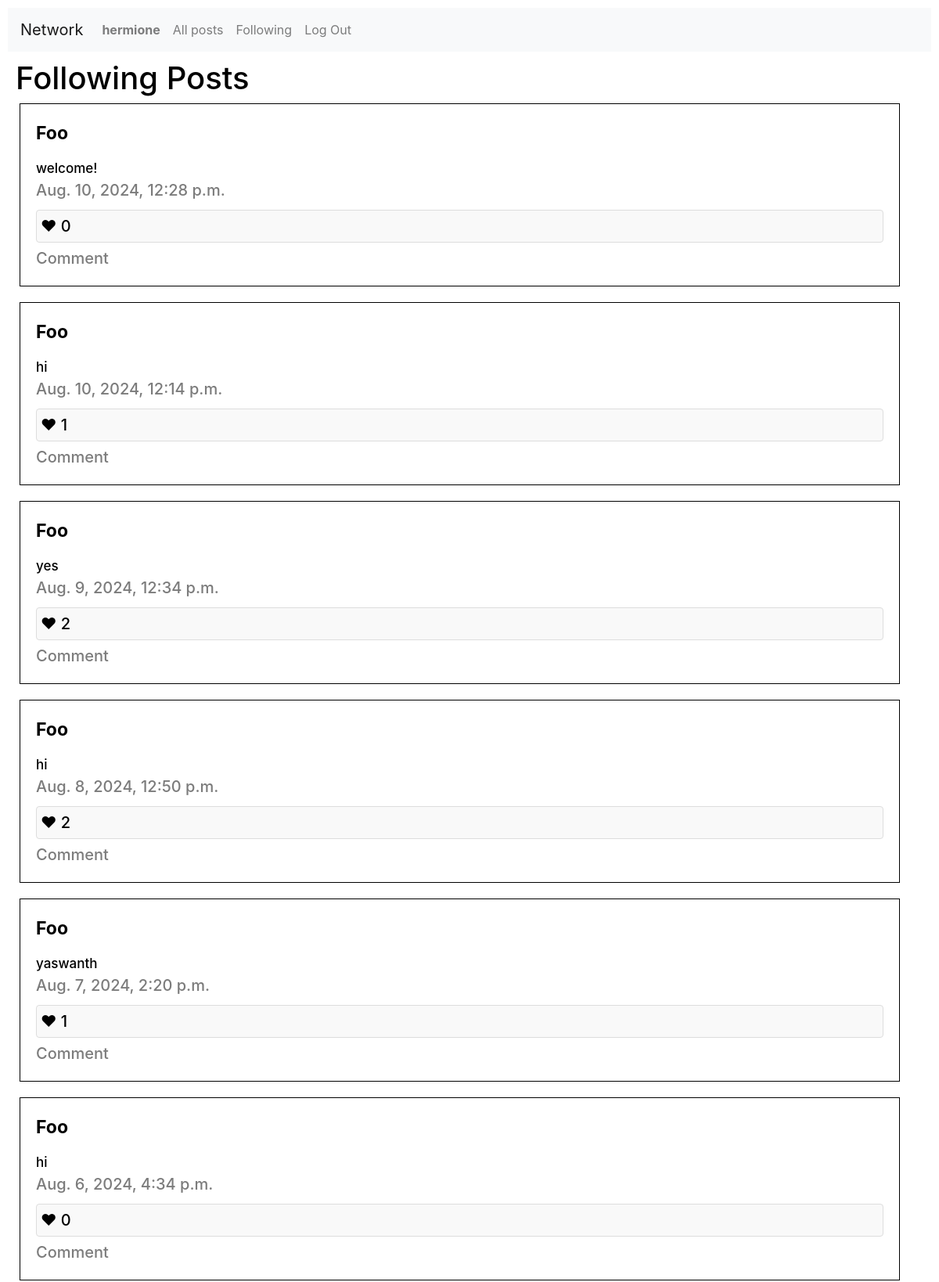
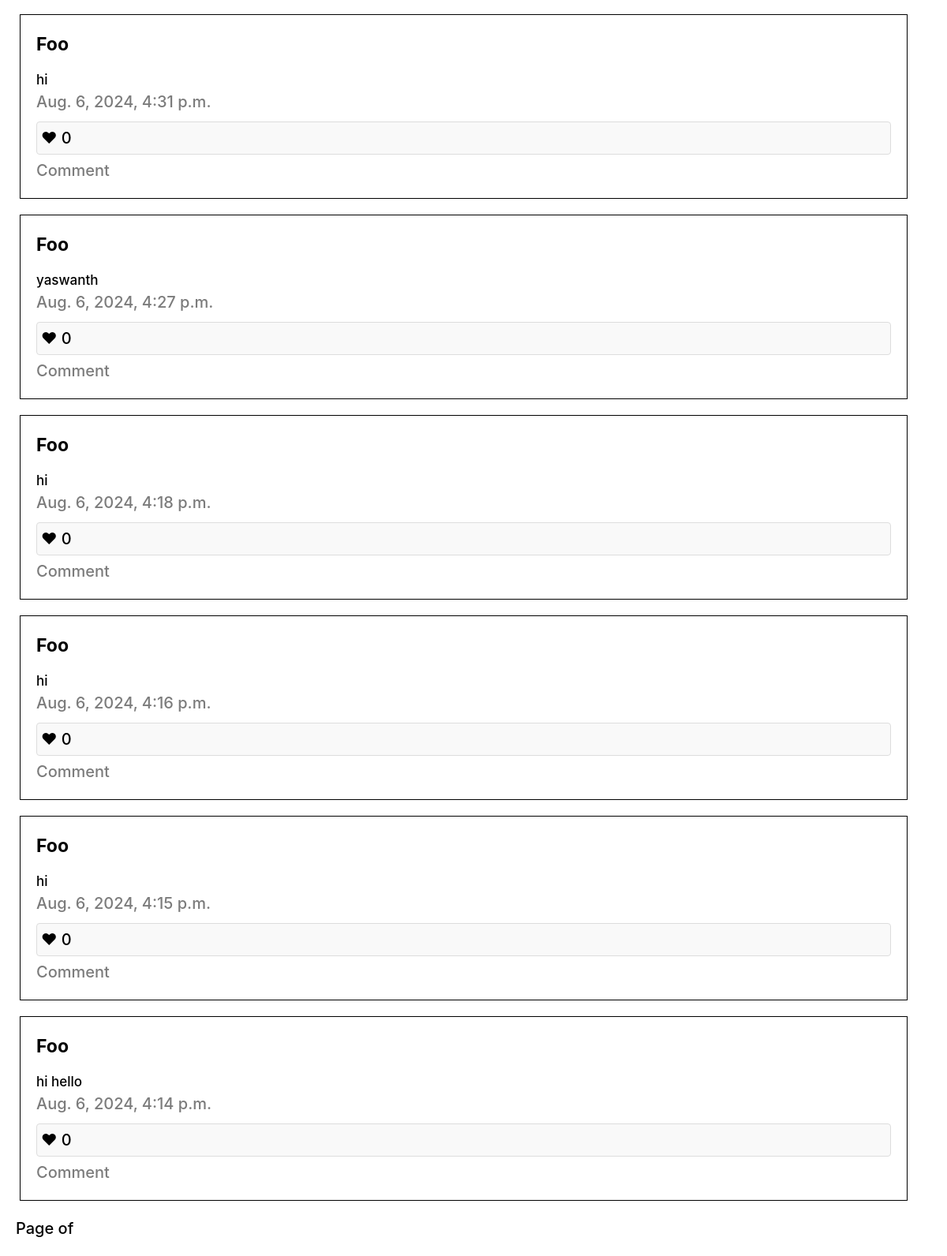
The app's page /following/ (signed in) with its own data (2 pictures, top to bottom).
### network/models.py (models this page shows, shortened)
class User(AbstractUser):
    pass

class Post(models.Model):
    user = models.ForeignKey(User, on_delete=models.CASCADE, related_name = "posts")
    content = models.TextField()
    timestamp = models.DateTimeField(auto_now_add=True)
    likes = models.ManyToManyField(User, related_name="liked_posts", blank=True)
    @property
    def likes_count(self):
        return self.likes.count()

### network/views.py (the view)
# urls.py: path('following/', views.following_posts, name='following_posts'),
@login_required
def following_posts(request):
    user = request.user
    following_users = Follow.objects.filter(follower=user).values_list('followed', flat=True)
    posts = Post.objects.filter(user__in=following_users).order_by('-timestamp')
    context = {
        'posts': posts,
    }
    return render(request, 'network/following_posts.html', context)

### network/templates/network/following_posts.html (shortened to what this page needs)
{% extends "network/layout.html" %}
{% block body %}
<div class="content">
    <h1>Following Posts</h1>
    {% if posts %}
        {% for post in posts %}
            <div class="flexbox post-container">
                <a id="user" href="{% url 'profile' post.user.username %}">{{ post.user.username|title }}</a>
                <p id="content">{{ post.content }}</p>
                <p id="timestamp">{{ post.timestamp }}</p>
                {% if user.is_authenticated %}
                <div class="interaction-section">
                    <div class="like-and-comment">
                        <span class="like-button" data-post-id="{{ post.id }}" data-liked="{{ post.user_has_liked }}">
                            &#10084; {{ post.likes_count }}
                        </span>
                        <a href="#" class="comment-link" data-post-id="{{ post.id }}">Comment</a>
                    </div>
                </div>
                {% endif %}
            </div>
        {% endfor %}
        <div class="pagination">
            <span>Page {{ posts.number }} of {{ posts.paginator.num_pages }}</span>
        </div>
    {% else %}
        <p>No posts available.</p>
    {% endif %}
</div>
{% endblock %}

### network/templates/network/layout.html (shortened to what this page needs)
{% load static %}
<!DOCTYPE html>
<html lang="en">
    <head>
        <link rel="stylesheet" href="https://stackpath.bootstrapcdn.com/bootstrap/4.4.1/css/bootstrap.min.css">
        <link href="{% static 'network/styles.css' %}" rel="stylesheet">
    </head>
    <body style="padding:10px;">
        <nav class="navbar navbar-expand-lg navbar-light bg-light">
            <a class="navbar-brand" href="{% url 'index' %}">Network</a>
            <div>
              <ul class="navbar-nav mr-auto">
                {% if user.is_authenticated %}
                    <li class="nav-item">
                        <a class="nav-link" href="{% url 'profile' user.username %}"><strong>{{ user.username }}</strong></a>
                    </li>
                {% endif %}
                {% if user.is_authenticated %}
                <li class="nav-item">
                  <a class="nav-link" href="{% url 'all_posts' %}">All posts</a>
                </li>
                    <li class="nav-item">
                        <a class="nav-link" href="{% url 'following_posts' %}">Following</a>
                    </li>
                    <li class="nav-item">
                        <a class="nav-link" href="{% url 'logout' %}">Log Out</a>
                    </li>
                {% endif %}
              </ul>
            </div>
          </nav>
        <div class="body">
            {% block body %}
            {% endblock %}
        </div>
    </body>
</html>

### network/static/network/styles.css (style rules this page uses)
.flexbox { border: 1px solid black; width: 97%; padding: 20px; margin: 5px; }
.post-container { margin-bottom: 20px; display: flex; flex-direction: column; }
.content { padding: 10px; font-style: Arial, Helvetica, sans-serif; font-size: 20px; font-weight: 500; color: #000000; margin-bottom: 0px; }
#user { font-style: inherit; font-size: 23px; font-weight: 700; margin-bottom: 15px; color: #000000; }
#timestamp { font-family: inherit; font-size: 20px; font-weight: 500; color: #7c7c7c; margin-bottom: 0px; }
#content { font-style: Arial, Helvetica, sans-serif; font-size: 17px; font-weight: 500; color: rgb(0, 0, 0); margin-bottom: 0px; }
.post-container { margin-bottom: 20px; }
.interaction-section { margin-top: 10px; }
.like-and-comment { display: flex; flex-direction: column; }
.like-button { cursor: pointer; padding: 5px; border: 1px solid #ddd; border-radius: 4px; background-color: #f9f9f9; display: block; margin-bottom: 5px; }
.comment-link { display: block; color: #7c7c7c; text-decoration: none; }

### records on screen
User: username "hermione"
Post: user.username "Foo", content "welcome!", timestamp "Aug. 10, 2024, 12:28 p.m.", likes_count "0"
Post: user.username "Foo", content "hi", timestamp "Aug. 10, 2024, 12:14 p.m.", likes_count "1"
Post: user.username "Foo", content "yes", timestamp "Aug. 9, 2024, 12:34 p.m.", likes_count "2"
Post: user.username "Foo", content "hi", timestamp "Aug. 8, 2024, 12:50 p.m.", likes_count "2"
Post: user.username "Foo", content "yaswanth", timestamp "Aug. 7, 2024, 2:20 p.m.", likes_count "1"
Post: user.username "Foo", content "hi", timestamp "Aug. 6, 2024, 4:34 p.m.", likes_count "0"
Post: user.username "Foo", content "hi", timestamp "Aug. 6, 2024, 4:31 p.m.", likes_count "0"
Post: user.username "Foo", content "yaswanth", timestamp "Aug. 6, 2024, 4:27 p.m.", likes_count "0"
Post: user.username "Foo", content "hi", timestamp "Aug. 6, 2024, 4:18 p.m.", likes_count "0"
Post: user.username "Foo", content "hi", timestamp "Aug. 6, 2024, 4:16 p.m.", likes_count "0"
Post: user.username "Foo", content "hi", timestamp "Aug. 6, 2024, 4:15 p.m.", likes_count "0"
Post: user.username "Foo", content "hi hello", timestamp "Aug. 6, 2024, 4:14 p.m.", likes_count "0"
